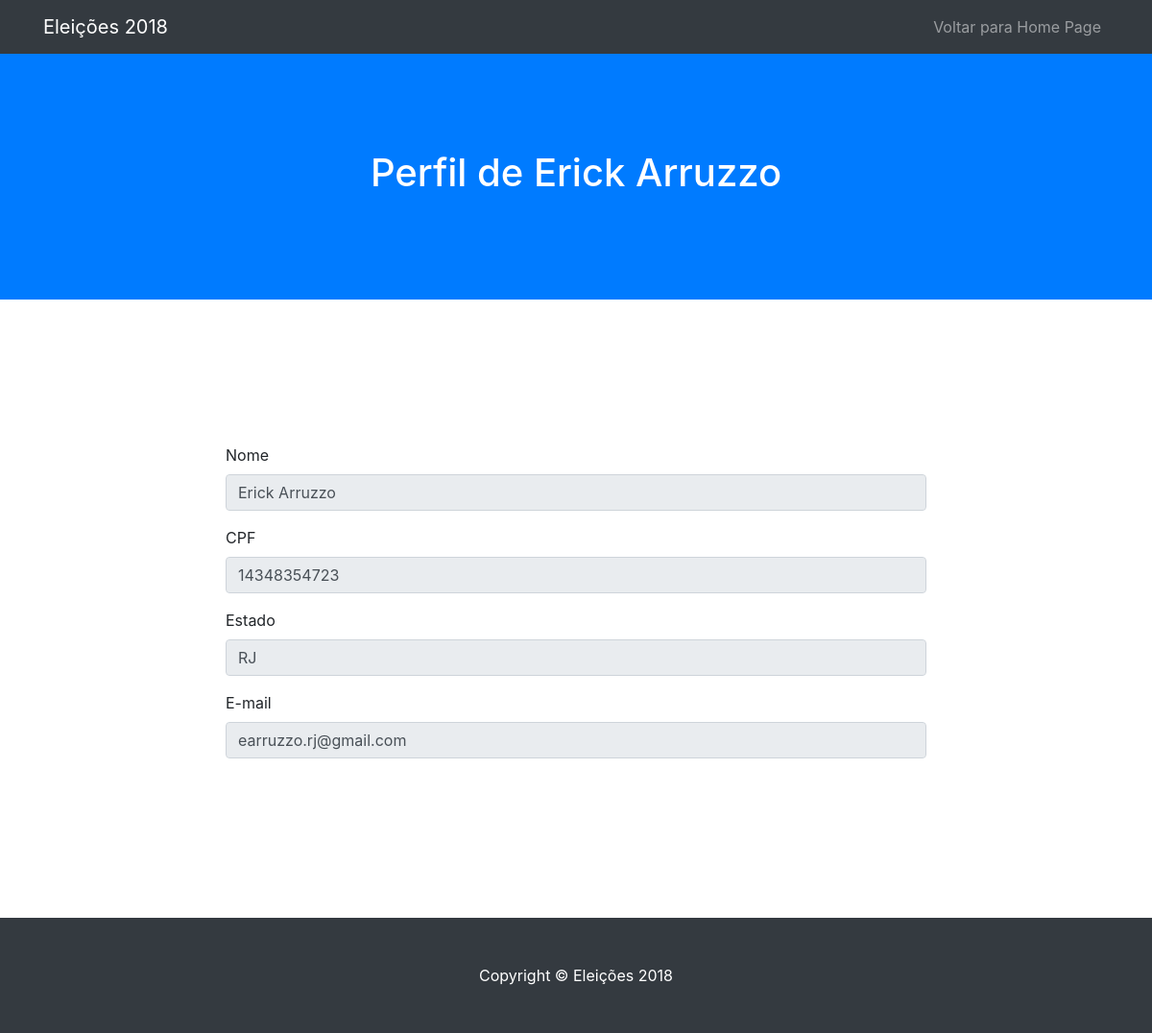
/usuario/1, run on an earlier commit of the app's database.
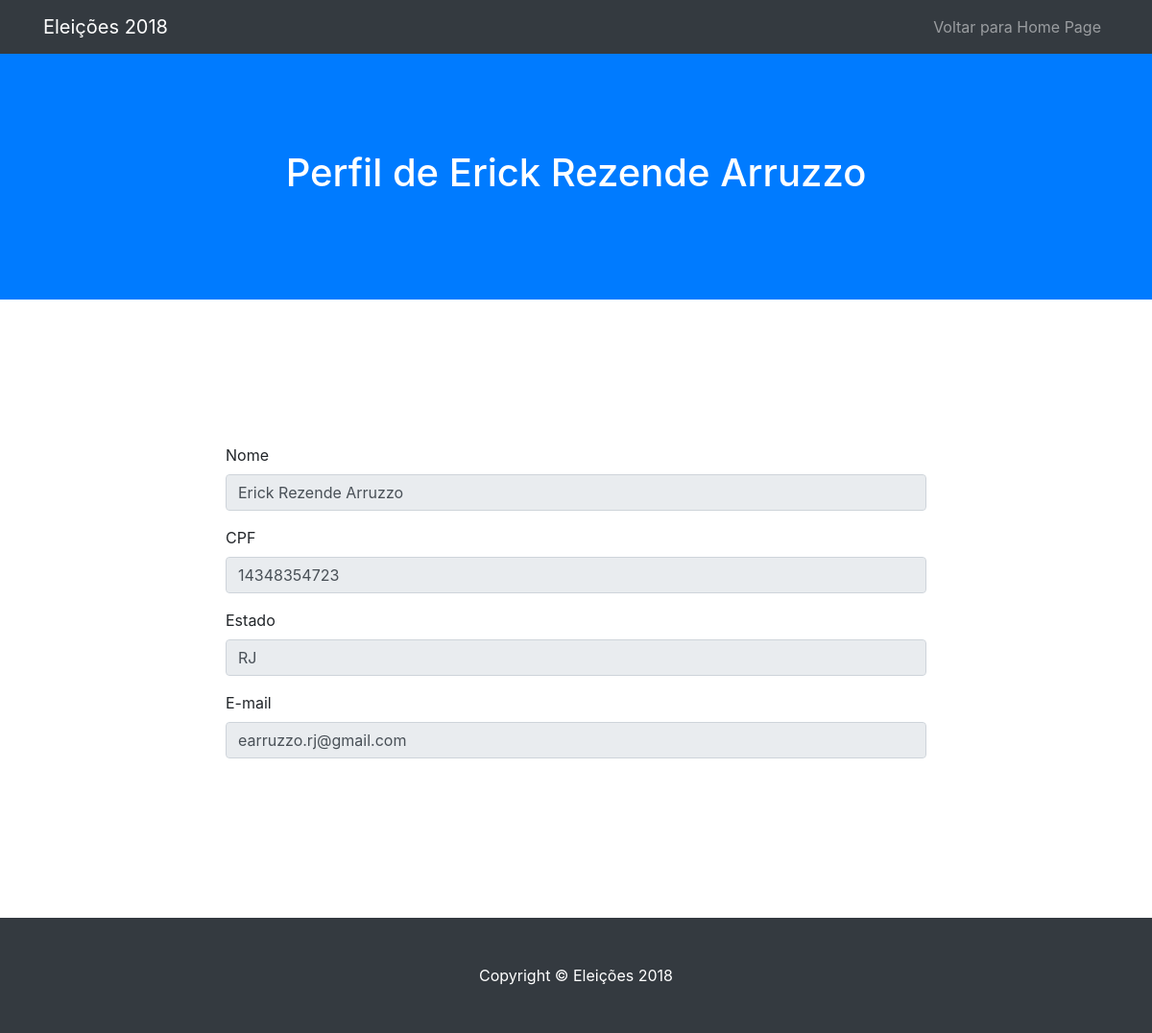
And on a later commit of the database.
### eleicoes2018/models.py (models this page shows)
class Usuario(models.Model):
	user = models.OneToOneField(User, on_delete=models.CASCADE, default=1)
	cpf = models.CharField(max_length=11, null=False)
	nome = models.CharField(max_length=255, null=False)
	email = models.CharField(max_length=255, null=False)
	senha = models.CharField(max_length=255, null=False)
	estado_id = models.ForeignKey(Estado, on_delete=models.CASCADE)

class Estado(models.Model):
	nome = models.CharField(max_length=255, null=False)
	sigla = models.CharField(max_length=2, null=False)

### usuarios/views.py (the view)
# urls.py: url(r'^usuario-alterar/(?P<usuario_id>.*)$', AlterarUsuarioView.as_view(), name='alterar_usuario'),
def usuario(request, usuario_id):
	usuario = Usuario.objects.get(id=usuario_id)
	return render(request, 'usuario.html', { "usuario" : usuario })

### usuarios/templates/usuario.html (shortened to what this page needs)
{% extends "template_usuario.html" %}
{% block body %}
<form>
	<div class="form-group">
		<label for="nome_perfil">Nome</label>
		<input type="text" class="form-control" id="nome_perfil" value="{{usuario.nome}}" readonly>
	</div>
	<div class="form-group">
		<label for="cpf_perfil">CPF</label>
		<input type="text" class="form-control" id="cpf_perfil" value="{{usuario.cpf}}" readonly>
	</div>
	<div class="form-group">
		<label for="estado_perfil">Estado</label>
		<input type="text" class="form-control" id="estado_perfil" value="{{usuario.estado_id.sigla}}" readonly>
	</div>
	<div class="form-group">
		<label for="email_perfil">E-mail</label>
		<input type="email" class="form-control" id="email_perfil" value="{{usuario.email}}" readonly>
	</div>
</form>
{% endblock %}

### usuarios/templates/template_usuario.html (shortened to what this page needs)
{% load staticfiles %}
<!DOCTYPE html>
  <head>
    <link href='{% static "vendor/bootstrap/css/bootstrap.min.css" %}' rel="stylesheet">
    <link href='{% static "css/scrolling-nav.css" %}' rel="stylesheet">
  </head>
  <body id="page-top">
    <nav class="navbar navbar-expand-lg navbar-dark bg-dark fixed-top" id="mainNav">
      <div class="container">
        <a class="navbar-brand js-scroll-trigger" href="#page-top">Eleições 2018</a>
        <div class="collapse navbar-collapse" id="navbarResponsive">
          <ul class="navbar-nav ml-auto">
            <li class="nav-item">
              <a class="nav-link js-scroll-trigger" href="/">Voltar para Home Page</a>
            </li>
          </ul>
        </div>
      </div>
    </nav>
    <header class="bg-primary text-white">
      <div class="container text-center">
        <h1>Perfil de {{usuario.nome}}</h1>
      </div>
    </header>
    <section id="dados">
      <div class="container">
        <div class="row">
          <div class="col-lg-8 mx-auto">
            {% block body %}
            {% endblock %}
          </div>
        </div>
      </div>
    </section>
    <footer class="py-5 bg-dark">
      <div class="container">
        <p class="m-0 text-center text-white">Copyright &copy; Eleições 2018</p>
      </div>
    </footer>
  </body>
</html>

What changed in the data, as far as the page shows it:
changed Usuario "earruzzo.rj@gmail.com": nome "Erick Arruzzo" → "Erick Rezende Arruzzo"
